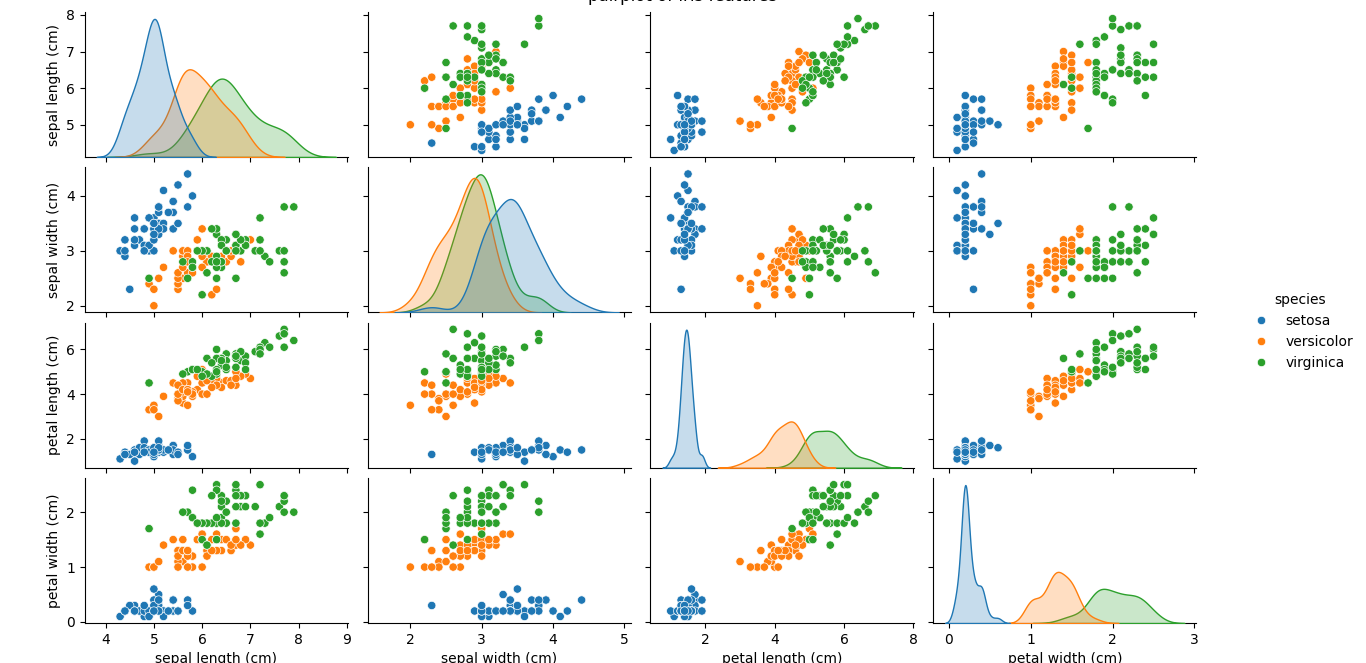

Generate this figure with Python:
import pandas as pd
import numpy as np
import seaborn as sns
import matplotlib.pyplot as plt
from sklearn.datasets import load_iris

iris_bunch = load_iris()
iris = pd.DataFrame(iris_bunch.data,columns = iris_bunch.feature_names)
iris['species'] = iris_bunch.target
iris['species'] = iris['species'].map(dict(enumerate(iris_bunch.target_names)))

print("shape of dataset:",iris.shape)
print("\n First 5 rows:")
print(iris.head())

print("\n Data types and Non-Nulls:")
print(iris.info())

print("\n summary statistics:")
print(iris.describe())

print("\n class missing values:")
print(iris.isnull().sum())

print("\n class distributioon:")
print(iris['species'].value_counts())

sns.pairplot(iris,hue='species',diag_kind='kde')
plt.suptitle("pairplot of iris features",y=1.02)
plt.show()

plt.figure(figsize=(8,6))
sns.heatmap(iris.drop('species',axis=1).corr(),annot=True,cmap='coolwarm')
plt.title("features correlation matrix")
plt.show()

plt.figure(figsize=(10,6))
sns.boxplot(data=iris.drop('species',axis=1))
plt.title("boxplot for each feature")
plt.show()

    
